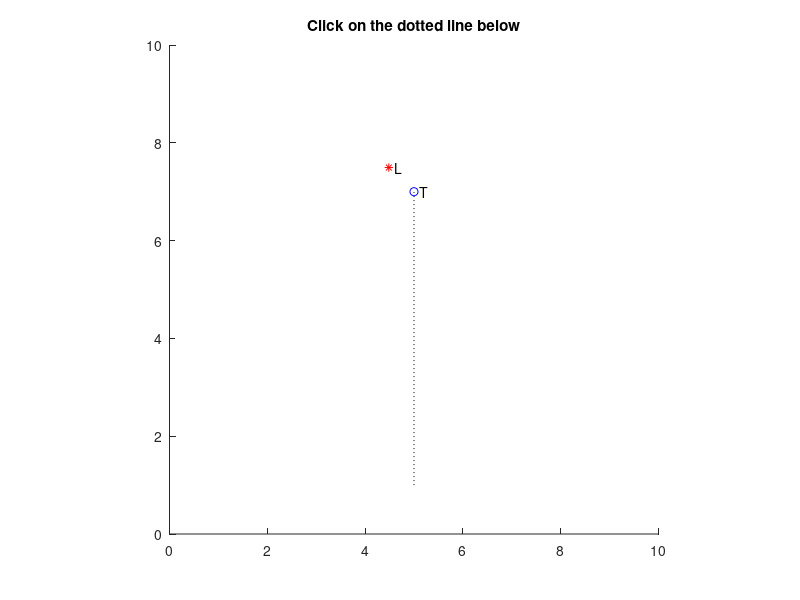

This chart was generated by the following MATLAB code: (Note: this script raises an error after producing the figure.)
% Script calcShadow
% Position a light source and a box in a room and determine the extent of
% the shadow cast by the box.

% Set up the window
close all         % Close all previous figure windows
figure            % Start a new figure window
hold on           % Keep the same set of axes (multiple plots on same axes)
axis equal        % unit lengths on x- and y-axis are equal
axis([0 10 0 10]) % x-axis limits [0,10], y-axis limits [0,10]

% Top left corner of box, point T
xt=5;  yt=7;
plot(xt, yt, 'bo')           % Format Blue circle
plot([xt xt], [1 yt], 'k:')  % Format blacK dotted line
text(xt, yt, '  T')

%%% Do not change the code above %%%
%%%%%%%%%%%%%%%%%%%%%%%%%%%%%%%%%%%%
%%% Modify the code below %%%%%%%%%%

% Light source, point L
xL=rand*5;  yL=7+rand*3;     % Random coordinates for L are generated
plot(xL, yL, 'r*')           % format Red asterisk
text(xL, yL, '  L')

% User-clicked point
title('Click on the dotted line below')
[xu, yu] = ginput(1);
plot(5, yu, 'm+')          % Format Magenta cross
text(5, yu, 'U')


%Draw a black solid line from point T to U
plot([xt 5], [yt yu ], 'k-')

%Draw a yellow solid line from point U to (10, yu)
plot([5 10], [yu yu], 'y-')

%Draw a green solid line from (10, yu) to (10, 7)
plot ([10 10], [yu 7], 'g-')

%Draw a cyan solid line from T to (10,7)
plot ([xt 10], [yt 7], 'c-')

%Draw a red dotted line from L to extent of shadow
m = (yL-yu)/(xL-5);   % m is the slope of the red dotted line
y = m*(10-xL)+yL;
plot([xL 10], [yL y], 'r:')

%Plot the shadow
plot([10 10], [y yu], 'b-', 'LineWidth', 3)
X = ((0-yL)/m)+xL;     % X is the x-coordinate when y = 0
if y<0 
    plot ([10, X], [0 0], 'b-', 'LineWidth', 3)
else
end

%Display coordinates of light source
messageToShow = sprintf('Light Source Coordinates are (%.1f,%.1f)', xL, yL);
title(messageToShow)


%%%%%%%%%%%%%%%%%%%%%%%%%%%%%%%%%%%%
%%% Do not change the code below %%%

hold off